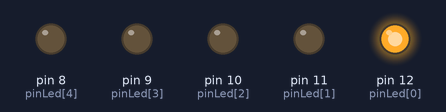
A sketch run on a simulated Arduino Uno, built with avr-gcc and run on an emulated ATmega328P. Shown: output pins drawn as LEDs (lit = HIGH).

Above: at 0.05 s.
At 0.45 s:
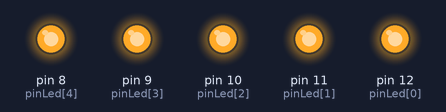
At 0.65 s:
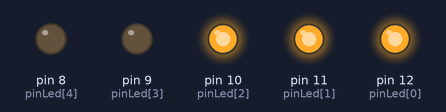
At 1.35 s:
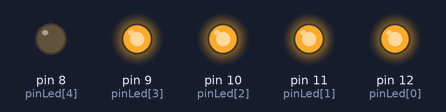
At 1.95 s:
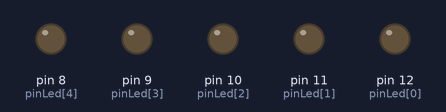
At 2.75 s:
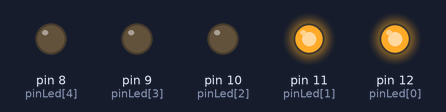
Timing chart, 0 to 3.0 s (numbered marks = the images above):
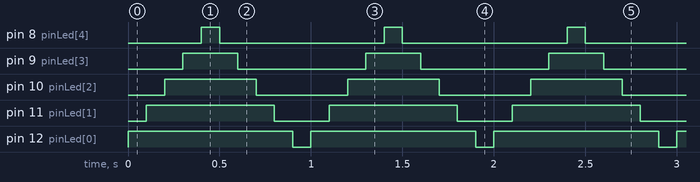

Measured:
- by itself, pin 8 (pinLed[4]): alternates HIGH for 0.10 s and LOW for 0.90 s
- by itself, pin 9 (pinLed[3]): alternates HIGH for 0.30 s and LOW for 0.70 s
- by itself, pin 10 (pinLed[2]): alternates HIGH for 0.50 s and LOW for 0.50 s
- by itself, pin 11 (pinLed[1]): alternates HIGH for 0.70 s and LOW for 0.30 s
- by itself, pin 12 (pinLed[0]): alternates HIGH for 0.90 s and LOW for 0.10 s

The sketch:

sketch_jul05b-5-for.ino
```cpp
int pinLed[5] = {12,11,10,9,8};
int numeroLed;
void setup() {
  // put your setup code here, to run once:
  int x;

  for(x = 0; x <= 4; x = x +1){
  pinMode(pinLed[x], OUTPUT);
  }
}

void loop() {
  // put your main code here, to run repeatedly:

for (numeroLed = 0; numeroLed <=4; numeroLed = numeroLed + 1){
    digitalWrite(pinLed[numeroLed], HIGH);
    delay(100);
  }
for (numeroLed = 4; numeroLed >=0; numeroLed = numeroLed - 1){
    digitalWrite(pinLed[numeroLed], LOW);
    delay(100);
  }
}
```
